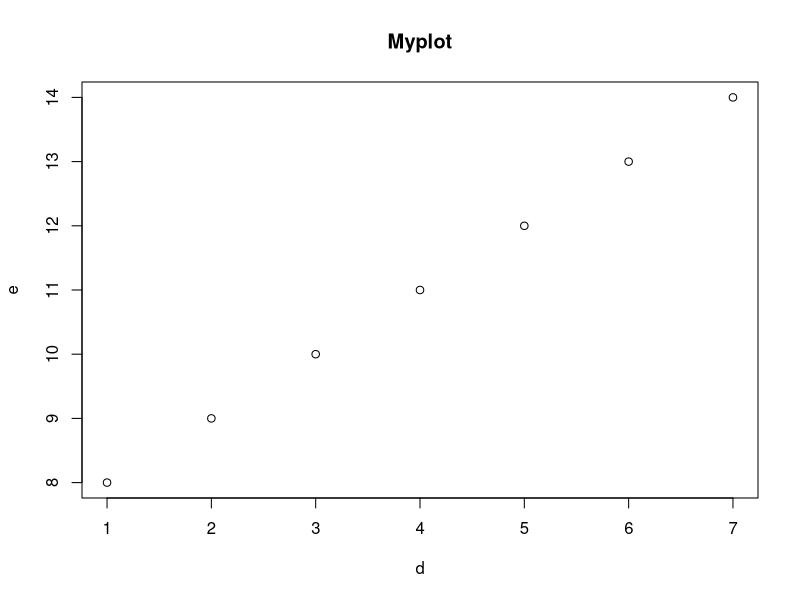
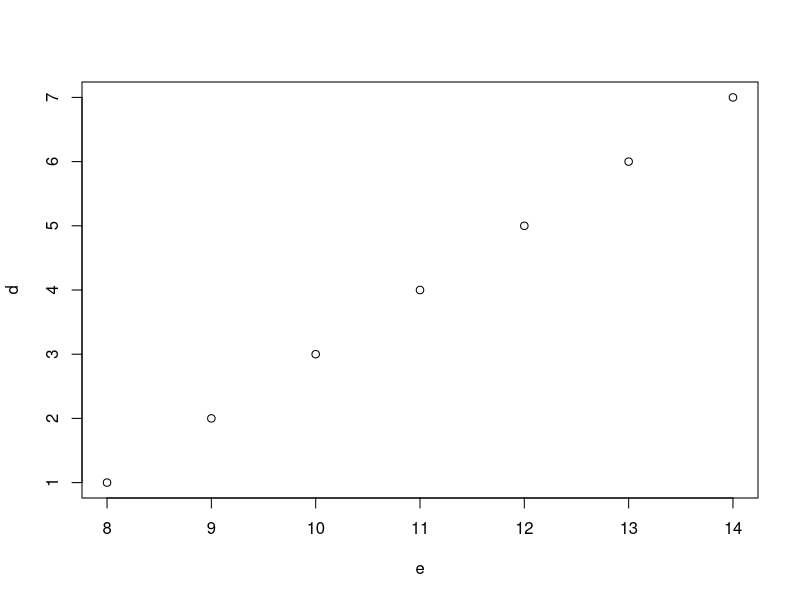

R code for these plots, in order: (Note: this script raises an error after producing the figures.)
library(ggplot2)
library(tidyverse)

# Define vectors
d <- c(1,2,3,4,5,6,7)
e <- 8:14
f <- "Myplot"

# Plot example
plot(d,e,main=f)
plot(e,d)

#Creating Objects
weight_kg <- 65
weight <-55
str(weight_kg)
print(f,quote = F)
sqrt(weight_kg)
dummy<-5.6666
dummy_X<-4.6922
round(dummy_X,digits = 2)

# Data structures

x<-45
x<c(1,2,3,4)
x<-c("a","b","c")

x<-c(1,FALSE,TRUE)


## Vectors

pocket_money<-c(10,20,40)
animals<-c("mouse","rat","dog")
length(animals)
animals[1]
animals[2]
animals[3]
animals[4]

animals[1:2]

animals[1:3]

idx<-c(1,3)

animals[idx]

animals[c(1,3)]

animals<-c("mouse","rat","dog")
animals<-c(animals,"horse")

animals<-c("elephants",animals)

c(animals[5],animals[1],animals[3])

animals<-animals[-3]
animals[3]

animals[-c(2,3)]
animals[c(1,4)]

animals<-c(animals[1:2],"rat",animals[3:4])
animals<-c(animals[1],"birds",animals[c(4,3,5)])
## more subsetting

keep<-c(TRUE,FALSE,FALSE,TRUE,FALSE)

animals[keep]


weight_kg<-c(55,65,72)
keep<-weight_kg > 64
weight_kg[weight_kg > 72 & weight_kg < 100]

animals[animals=="birds"]

animals[animals %in% c("birds","dog","cat")]

"four" > "five"

# Missing

heights<-c(2,4,5,NA,6)

mean(x = heights,na.rm = TRUE)

is.na(heights)


heights[!is.na(heights)]


heights <- c(63, 69, 60, 65, NA, 68, 61, 70, 61, 59, 64, 69, 63, 63, NA, 72, 65, 64, 70, 63, 65)
heights


heights_withoutNA<-heights[!is.na(heights)]
median(heights_withoutNA)
median(heights,na.rm = T)

 length(heights_withoutNA)
 sum(heights_withoutNA >67)

### read in data

ecoli<-read.csv("data/Ecoli_metadata.csv")

library(tidyverse)
ecoli<-read.csv("Ecoli_metadata.csv")
read.delim(file = "Ecoli_metadata.csv")

ecoli_tidy<-read_csv(file = "Ecoli_metadata.csv")

head(ecoli)

ecoli[3,1]

ecoli[4,6]
ecoli[4,"run"]


read.csv(file = "Ecoli_metadata.csv",stringsAsFactors = T)

BMI <- data.frame(gender = c("male", "male", "female"), height = c(152, 171.5, 165), weight = c(81, 93, 78), age = c(42, 36, 26))

dim(BMI)

colnames(BMI)<-c("a","b","weight_kg","c")

result_dir<-"/Users/hena/projects/introR2020/"

bmi_file<-paste0(result_dir,"bmi.csv")

write.csv(x = BMI,file = bmi_file)

BMI$weight_kg
BMI[1]


plot(ecoli$cit)

ecoli$clade<-factor(ecoli$clade,levels = c("C1","C3","(C1,C2)","UC","unknown","N/A"))

#forcats


# Revision 


x=c(1,12,54,24,NA)
!is.na(x)
x[!is.na(x)]
dim(x)

BMI$gender


x=c(1,12,54,24,NA)



relevel(BMI$gender,ref = "male")


# Chapter7 tibbles


friends_data <- tibble(
    name = c("Nicolas", "Thierry", "Bernard", "Jerome"),
    age = c(27, 25, 29, 26),
    height = c(180, 170, 185, 169),
    married = c(TRUE, FALSE, TRUE, TRUE)
)

metadata<-read.csv("Ecoli_metadata.csv",stringsAsFactors = T)
metadata_tib<-read_csv("Ecoli_metadata.csv")
as.data.frame(metadata_tib)
as_tibble(metadata)

metadata_tib[1,]

metadata_tib$sample

metadata_tib[,"sample"]

metadata_tib[,c("sample","clade")]


### Tidy data


